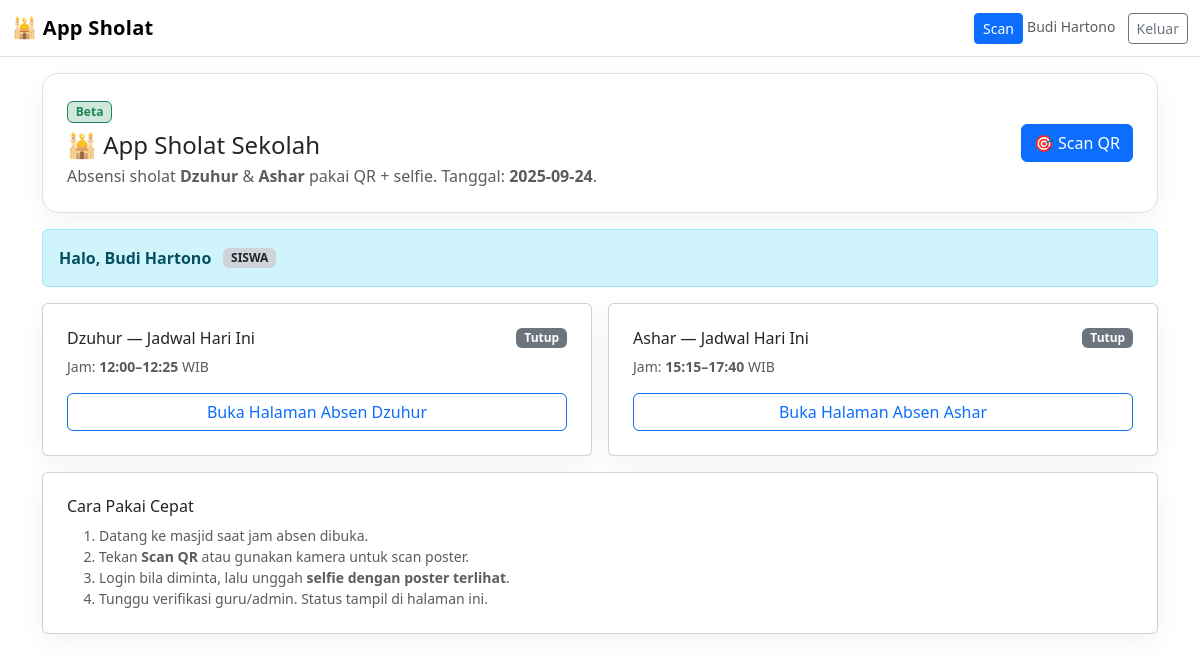
Page / (signed in) on the committed database.
### tables this page shows
CREATE TABLE IF NOT EXISTS `jendela_sholat` (
  `id` smallint unsigned NOT NULL AUTO_INCREMENT,
  `dow` tinyint unsigned NOT NULL,
  `sholat` enum('dzuhur','ashar') NOT NULL,
  `jam_mulai` time NOT NULL,
  `jam_selesai` time NOT NULL,
  `aktif` tinyint(1) NOT NULL DEFAULT '1',
  PRIMARY KEY (`id`),
  UNIQUE KEY `uq_jendela` (`dow`,`sholat`)
);

### helpers.php (called while the page is built, shortened)
<?php
function sanitize(string $s): string {
  return htmlspecialchars($s, ENT_QUOTES | ENT_SUBSTITUTE, 'UTF-8');
}
function make_token(string $date, string $prayer): string {
  $raw = hash_hmac('sha256', $date . '|' . $prayer, SECRET_KEY, false);
  return substr($raw, 0, 16);
}
function today_id(): string {
  $tz = new DateTimeZone('Asia/Jakarta');
  return (new DateTime('now', $tz))->format('Y-m-d');
}
function current_dow_id(): int {
  $tz = new DateTimeZone('Asia/Jakarta');
  return (int)(new DateTime('now',$tz))->format('w');
}
function is_within_window(mysqli $db, string $prayer): bool {
  $dow = current_dow_id();
  $stmt = $db->prepare("SELECT jam_mulai, jam_selesai FROM jendela_sholat WHERE dow=? AND sholat=? AND aktif=1 LIMIT 1");
  $stmt->bind_param('is', $dow, $prayer);
  $stmt->execute();
  $res = $stmt->get_result();
  if (!$row = $res->fetch_assoc()) return false;
  $tz = new DateTimeZone('Asia/Jakarta');
  $now = new DateTime('now', $tz);
  $start = DateTime::createFromFormat('H:i:s', $row['jam_mulai'], $tz);
  $end   = DateTime::createFromFormat('H:i:s', $row['jam_selesai'], $tz);
  $start->setDate((int)$now->format('Y'), (int)$now->format('m'), (int)$now->format('d'));
  $end->setDate((int)$now->format('Y'), (int)$now->format('m'), (int)$now->format('d'));
  return ($now >= $start && $now <= $end);
}

### index.php (the view, shortened to what this page needs)
<?php
require_once __DIR__ . '/helpers.php';
$today = today_id();
function get_window_row(mysqli $db, string $prayer): ?array {
  $dow = current_dow_id();
  $stmt = $db->prepare("SELECT jam_mulai, jam_selesai, aktif FROM jendela_sholat WHERE dow=? AND sholat=? LIMIT 1");
  $stmt->bind_param('is', $dow, $prayer);
  $stmt->execute();
  $res = $stmt->get_result();
  return $res->fetch_assoc() ?: null;
}
$wDz = get_window_row($mysqli, 'dzuhur');
$wAs = get_window_row($mysqli, 'ashar');
$openDz = $wDz && is_within_window($mysqli, 'dzuhur');
$openAs = $wAs && is_within_window($mysqli, 'ashar');
$tokDz = make_token($today, 'dzuhur');
$tokAs = make_token($today, 'ashar');
$me = $_SESSION['user'] ?? null;
include __DIR__ . '/layout/header.php';
?>
<div class="row g-3">
  <div class="col-12">
    <div class="p-3 p-md-4 bg-white border rounded-4 card-soft">
      <div class="d-flex flex-column flex-md-row align-items-md-center justify-content-md-between gap-3">
        <div>
          <div class="badge bg-success-subtle text-success border border-success">Beta</div>
          <h1 class="h4 mt-2 mb-1">🕌 App Sholat Sekolah</h1>
          <p class="text-muted mb-0">Absensi sholat <b>Dzuhur</b> & <b>Ashar</b> pakai QR + selfie. Tanggal: <b><?= sanitize($today) ?></b>.</p>
        </div>
        <div class="d-flex gap-2">
          <a href="/scan.php" class="btn btn-primary btn-pill">🎯 Scan QR</a>
        </div>
      </div>
    </div>
  </div>
  <?php if (!empty($me)): ?>
  <div class="col-12">
    <div class="alert alert-info d-flex align-items-center gap-2 mb-0">
      <span class="fw-semibold">Halo, <?= sanitize($me['name'] ?? '') ?></span>
      <span class="badge bg-dark-subtle text-dark ms-1"><?= strtoupper(sanitize($me['role_name'] ?? '')) ?></span>
    </div>
  </div>
  <?php endif; ?>
  <div class="col-12 col-md-6">
    <div class="card card-soft h-100">
      <div class="card-body p-3 p-md-4">
        <div class="d-flex align-items-center justify-content-between">
          <h2 class="h6 mb-0">Dzuhur — Jadwal Hari Ini</h2>
          <?php if ($wDz && $wDz['aktif']): ?>
            <span class="badge <?= $openDz ? 'bg-success' : 'bg-secondary' ?>">
              <?= $openDz ? 'Sedang Dibuka' : 'Tutup' ?>
            </span>
          <?php else: ?>
            <span class="badge bg-warning text-dark">Belum Diatur</span>
          <?php endif; ?>
        </div>
        <div class="mt-2 small text-muted">
          <?php if ($wDz): ?>
            Jam: <b><?= substr($wDz['jam_mulai'],0,5) ?>–<?= substr($wDz['jam_selesai'],0,5) ?></b> WIB
          <?php else: ?>
            Tidak ada jadwal untuk hari ini (atur di menu Admin &raquo; Jadwal).
          <?php endif; ?>
        </div>
        <div class="d-grid gap-2 mt-3">
          <a class="btn btn-outline-primary btn-pill"
             href="/absen.php?d=<?= urlencode($today) ?>&p=dzuhur&t=<?= urlencode($tokDz) ?>">
             Buka Halaman Absen Dzuhur
          </a>
        </div>
      </div>
    </div>
  </div>
  <div class="col-12 col-md-6">
    <div class="card card-soft h-100">
      <div class="card-body p-3 p-md-4">
        <div class="d-flex align-items-center justify-content-between">
          <h2 class="h6 mb-0">Ashar — Jadwal Hari Ini</h2>
          <?php if ($wAs && $wAs['aktif']): ?>
            <span class="badge <?= $openAs ? 'bg-success' : 'bg-secondary' ?>">
              <?= $openAs ? 'Sedang Dibuka' : 'Tutup' ?>
            </span>
          <?php else: ?>
            <span class="badge bg-warning text-dark">Belum Diatur</span>
          <?php endif; ?>
        </div>
        <div class="mt-2 small text-muted">
          <?php if ($wAs): ?>
            Jam: <b><?= substr($wAs['jam_mulai'],0,5) ?>–<?= substr($wAs['jam_selesai'],0,5) ?></b> WIB
          <?php else: ?>
            Tidak ada jadwal untuk hari ini (atur di menu Admin &raquo; Jadwal).
          <?php endif; ?>
        </div>
        <div class="d-grid gap-2 mt-3">
          <a class="btn btn-outline-primary btn-pill"
             href="/absen.php?d=<?= urlencode($today) ?>&p=ashar&t=<?= urlencode($tokAs) ?>">
             Buka Halaman Absen Ashar
          </a>
        </div>
      </div>
    </div>
  </div>
  <?php if ($me && in_array($me['role_name'], ['admin','guru'])): ?>
  <div class="col-12">
    <div class="card card-soft">
      <div class="card-body p-3 p-md-4">
        <h2 class="h6 mb-3">Shortcut Admin</h2>
        <div class="d-flex flex-wrap gap-2">
          <a class="btn btn-outline-secondary btn-pill" href="/admin/index.php">📊 Ringkasan Hari Ini</a>
          <a class="btn btn-outline-secondary btn-pill" href="/admin/attendance.php?tanggal=<?= urlencode($today) ?>&sholat=dzuhur">🖼️ Verifikasi Dzuhur</a>
          <a class="btn btn-outline-secondary btn-pill" href="/admin/attendance.php?tanggal=<?= urlencode($today) ?>&sholat=ashar">🖼️ Verifikasi Ashar</a>
          <a class="btn btn-outline-secondary btn-pill" href="/admin/poster_mingguan.php">🧾 Poster QR Mingguan</a>
          <a class="btn btn-outline-secondary btn-pill" href="/admin/jadwal.php">⏰ Pengaturan Jadwal</a>
          <a class="btn btn-outline-secondary btn-pill" href="/admin/export_csv.php?from=<?= urlencode($today) ?>&to=<?= urlencode($today) ?>&prayer=all&status=all">⬇️ Export CSV (Hari Ini)</a>
        </div>
      </div>
    </div>
  </div>
  <?php else: ?>
  <div class="col-12">
    <div class="card card-soft">
      <div class="card-body p-3 p-md-4">
        <h2 class="h6 mb-2">Cara Pakai Cepat</h2>
        <ol class="mb-0 small text-muted">
          <li>Datang ke masjid saat jam absen dibuka.</li>
          <li>Tekan <b>Scan QR</b> atau gunakan kamera untuk scan poster.</li>
          <li>Login bila diminta, lalu unggah <b>selfie dengan poster terlihat</b>.</li>
          <li>Tunggu verifikasi guru/admin. Status tampil di halaman ini.</li>
        </ol>
      </div>
    </div>
  </div>
  <?php endif; ?>
</div>
<?php include __DIR__ . '/layout/footer.php'; ?>

### layout/header.php (style rules this page uses)
body { background:#f7f9fb }
.card-soft { border:1px solid #eef1f4; border-radius:1rem; box-shadow:0 8px 24px rgba(0,0,0,.05) }
.btn-pill { border-radius:999px }

### rows in the picture
jendela_sholat: jam_mulai "12:00", jam_selesai "12:25"
jendela_sholat: jam_mulai "15:15", jam_selesai "17:40"

### other values in the picture
$_SESSION['user']['name'] "Budi Hartono"
$today "2025-09-24"
$me['name'] "Budi Hartono"
$me['role_name'] "SISWA"
